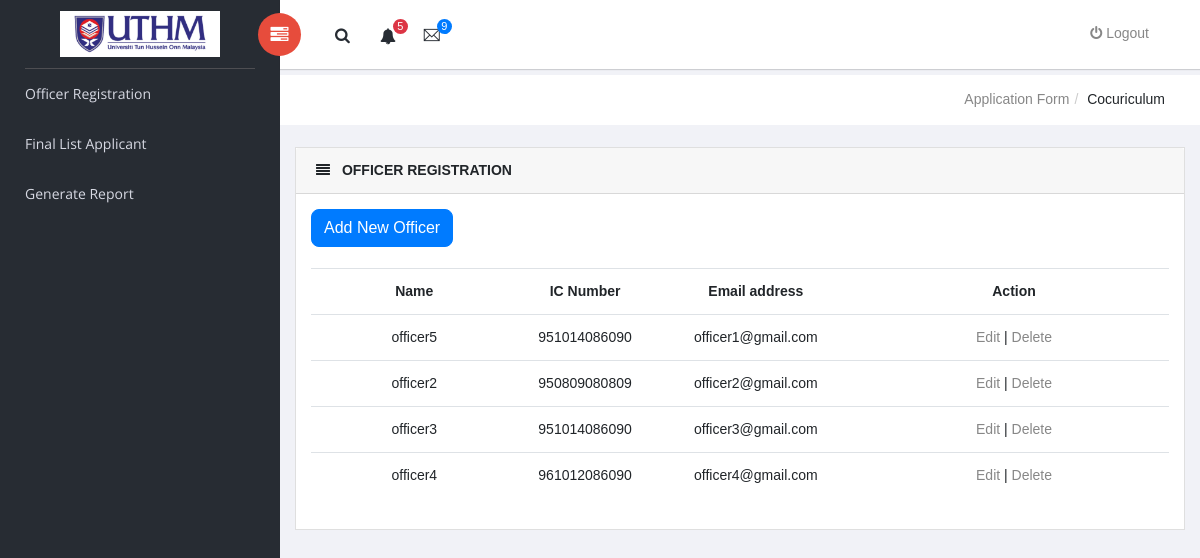
Before: /registerOff.php with the older database file.
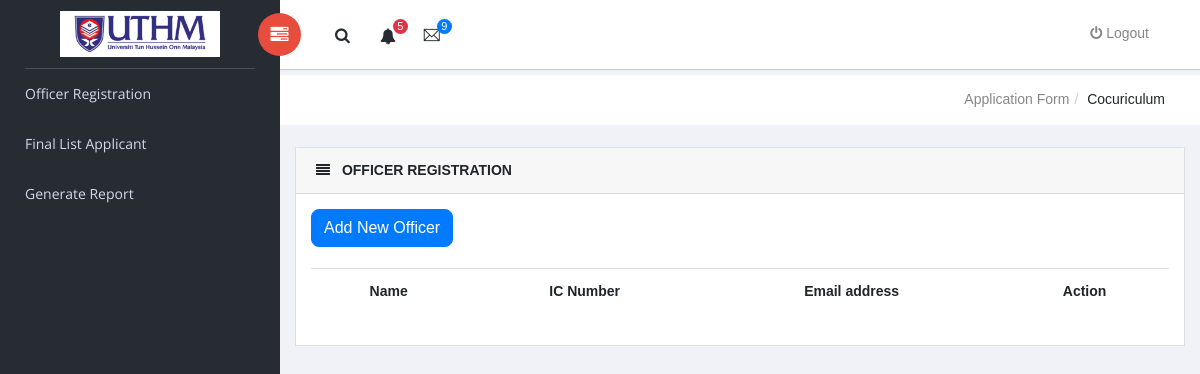
After: the same page with the newer database file.
### tables this page shows
CREATE TABLE `userlist` (
  `user_id` int(2) NOT NULL,
  `name` varchar(50) NOT NULL,
  `user_Ic` char(13) NOT NULL,
  `emailAdd` varchar(50) NOT NULL,
  `password` char(32) NOT NULL,
  `confirmpassword` char(32) NOT NULL,
  `selected_val` varchar(50) NOT NULL,
  `dateTime` timestamp NOT NULL DEFAULT CURRENT_TIMESTAMP ON UPDATE CURRENT_TIMESTAMP
);

### registerOff.php (the view, shortened to what this page needs)
			<?php
			$db = db_connect();
			?>
			<!doctype html>
			<html class="no-js" lang="en">
			<head>
				<link rel="stylesheet" href="vendors/bootstrap/dist/css/bootstrap.min.css">
				<link rel="stylesheet" href="vendors/font-awesome/css/font-awesome.min.css">
				<link rel="stylesheet" href="vendors/themify-icons/css/themify-icons.css">
				<link rel="stylesheet" href="vendors/flag-icon-css/css/flag-icon.min.css">
				<link rel="stylesheet" href="vendors/selectFX/css/cs-skin-elastic.css">
				<link rel="stylesheet" href="assets/css/style.css">
			</head>
			<body>
				 <aside id="left-panel" class="left-panel">
        <nav class="navbar navbar-expand-sm navbar-default">
            <div class="navbar-header">
                 <a class="navbar-brand" href="officer.php"><img src="images/images/uthm.jpeg" alt="Logo"></a>
            </div>
            <div id="main-menu" class="main-menu collapse navbar-collapse">
                <ul class="nav navbar-nav">
                    <li class="active">
                        <a href="registerOff.php"> </i>Officer Registration </a>
                    </li>
					 <li class="active">
                        <a href="finallist.php"> </i>Final List Applicant</a>
                    </li>
					 <li class="active">
                        <a href="report.php"> </i>Generate Report</a>
                    </li>
                </ul>
            </div>
        </nav>
    </aside>
				<div id="right-panel" class="right-panel">
					<header id="header" class="header">
						<div class="header-menu">
							<div class="col-sm-7">
								<a id="menuToggle" class="menutoggle pull-left"><i class="fa fa fa-tasks"></i></a>
								<div class="header-left">
									<button class="search-trigger"><i class="fa fa-search"></i></button>
									<div class="dropdown for-notification">
										<button class="btn btn-secondary dropdown-toggle" type="button" id="notification" data-toggle="dropdown" aria-haspopup="true" aria-expanded="false">
											<i class="fa fa-bell"></i>
											<span class="count bg-danger">5</span>
										</button>
									</div>
									<div class="dropdown for-message">
										<button class="btn btn-secondary dropdown-toggle" type="button"
											id="message"
											data-toggle="dropdown" aria-haspopup="true" aria-expanded="false">
											<i class="ti-email"></i>
											<span class="count bg-primary">9</span>
										</button>
									</div>
								</div>
							</div>
    <div class="col-sm-5">
                    <div class="user-area dropdown float-right">
                        <a href="#" class="dropdown-toggle" data-toggle="dropdown" aria-haspopup="true" aria-expanded="false">
                           <a class="nav-link" href="logout.php"><i class="fa fa-power-off"></i> Logout</a>
                        </a>
                    </div>
                </div>
            </div>
<?php
 $qlist = "SELECT * FROM userlist WHERE selected_val='officer'";
      $reslist = $db->query($qlist);
?>
					</header>
				   <div class="breadcrumbs">
						<div class="col-sm-12">
							<div class="page-header float-right">
								<div class="page-title">
									<ol class="breadcrumb text-right">
										<li><a href="#">Application Form</a></li>
										<li class="active">Cocuriculum</li>
									</ol>
								</div>
							</div>
						</div>
					</div>
				<form class="form-inline" action="SignUp1Officer.php" method="post" enctype="multipart/form-data" >
					 <div class="content mt-3">
						<div class="animated">
							<div class="card">
								<div class="card-header">
									<i class="mr-2 fa fa-align-justify"></i>
									<strong class="card-title" style="font-size:px;">OFFICER REGISTRATION</strong>
								</div>
								<div class="card-body">
										   <button style="border-radius: 8px;" type="button" class="btn btn-primary" data-toggle="modal" data-target="#mediumModal">Add New Officer</button>
							  <br/>
							  <br/>
											<table class="table">
												<tbody>
													<tr>
														 <th scope="col"><label for="Name">Name</label></th>
														 <th scope="col" ><label for="user_Ic">IC Number</label></th>
														 <th scope="col"><label for="emailAdd">Email address</label></th>
														 <th scope="col"><label for="update">Action</label></th>
													</tr>
										   <?php
        while($rowlist = $reslist->fetch_assoc()) {
            echo "<tr>";
            echo "<td style='width:20%' align='center'>".$rowlist['name']."</td>";
            echo "<td style='width:10%' align='center'>".$rowlist['user_Ic']."</td>";
            echo "<td style='width:20%' align='center'>".$rowlist['emailAdd']."</td>";
          echo "<td style='width:30%' align='center'><a href=\"editOff.php?user_id=$rowlist[user_id]\">Edit</a> | <a href=\"deleteOff.php?user_id=$rowlist[user_id]\" onClick=\"return confirm('Are you sure you want to delete?')\">Delete</a></td>";
        }
        ?>
												</tbody>
											</table>
										</div>
									</div>
								 </div>
					</div>
			   </form>
			   <br>
			   </div>
			</body>
			</html>

### registerOff.php (style rules this page uses)
body { margin: 0; font-family: Arial, Helvetica, sans-serif; font-size:14px; }

Changed rows visible on the page:
removed userlist: name "officer5", user_Ic "951014086090", emailAdd "officer1@gmail.com"
removed userlist: name "officer2", user_Ic "950809080809", emailAdd "officer2@gmail.com"
removed userlist: name "officer3", user_Ic "951014086090", emailAdd "officer3@gmail.com"
removed userlist: name "officer4", user_Ic "961012086090", emailAdd "officer4@gmail.com"
